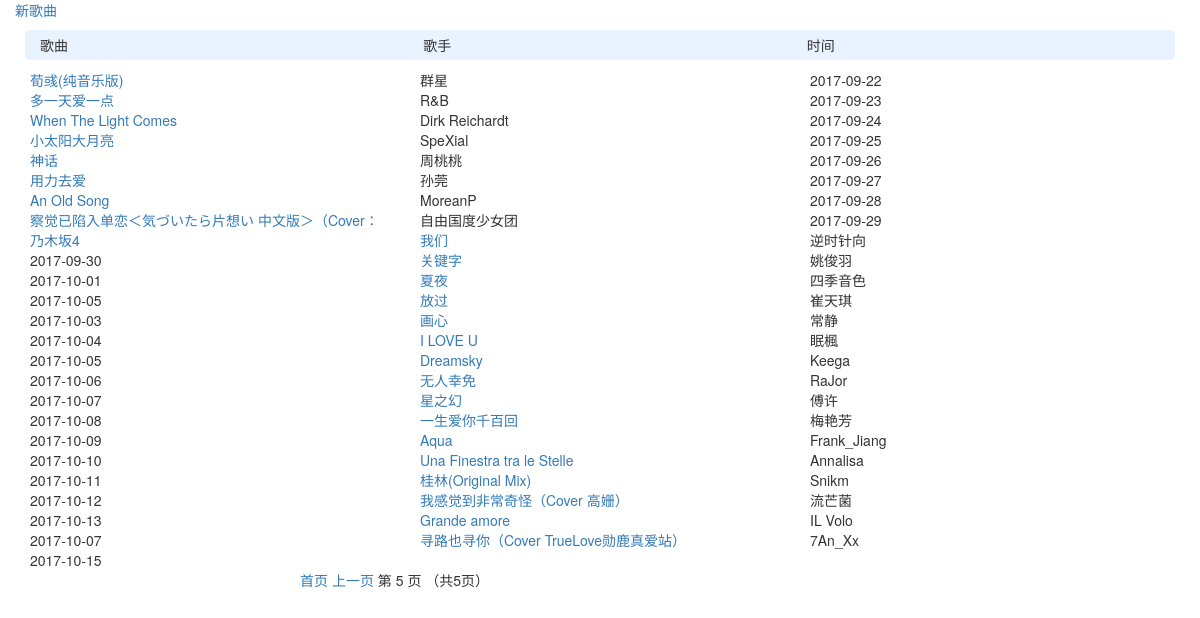
The page /list/index/?page=6 on the database as committed earlier.
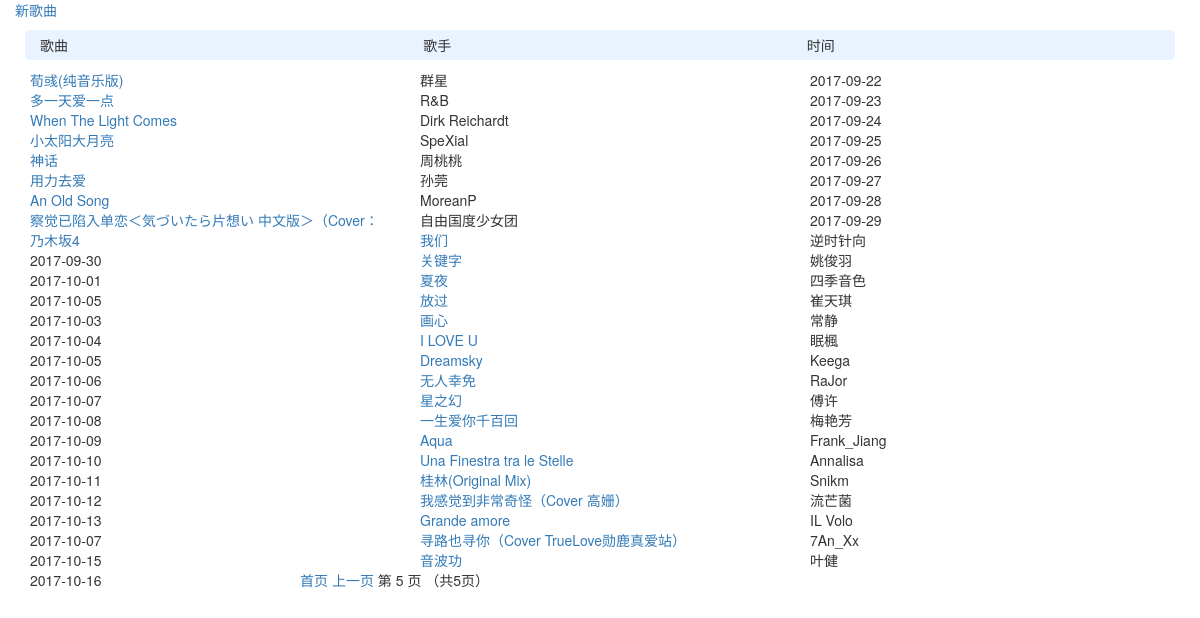
The same page on the database as committed later.
### list/models.py (models this page shows)
class Article(models.Model):
    song_name = models.CharField('歌名', max_length=32, null=False)
    singer = models.CharField('歌手', max_length=32, null=True)
    createTime = models.DateTimeField('添加时间', auto_now=True)

### list/views.py (the view)
def index(request):
    articles_list = models.Article.objects.all()
    paginator = Paginator(articles_list, 25)# Show 25 contacts per page
    pages = paginator.count
    page = request.GET.get('page')
    try:
        articles = paginator.page(page)
    except PageNotAnInteger:
        articles = paginator.page(1)
    except EmptyPage:
        articles = paginator.page(paginator.num_pages)
    return render(request, 'list/index.html', {'articles': articles})

### list/templates/list/index.html (shortened to what this page needs)
<!DOCTYPE html>
<html lang="en">
<head>
    <link rel="stylesheet" href="https://maxcdn.bootstrapcdn.com/bootstrap/3.3.4/css/bootstrap.min.css">
    <link rel="stylesheet" href="https://maxcdn.bootstrapcdn.com/bootstrap/3.3.4/css/bootstrap-theme.min.css">
</head>
<body>
    <div  class="col-md-12" style="height: 550px;">
        <a href="{% url 'list:edit_page' 0 %}">新歌曲</a>  <br/>
        <div class="title">
            <span class="col-md-4 inline">歌曲</span>
            <span class="col-md-4 inline">歌手</span>
            <span class="col-md-4 inline">时间</span>
        </div>
    {% for article in articles %}
        <div>
            <a class="col-md-4 inline" href="{% url 'list:article_page' article.id %}">{{article.song_name }}</a>
            <span class="col-md-4 inline">{{article.singer }}</span>
            <span class="col-md-4 inline">{{article.createTime|date:"Y-m-d" }}</span>
        </div>
    {% endfor %}
    </div>
    <div class="pagination" style="position:relative; left:300px;">
            <span class="step-links">
                {% if articles.has_previous %}
                    <a href="?page=1">首页</a>
                    <a href="?page={{ articles.previous_page_number }}">上一页</a>
                {% endif %}
                <span class="current">
                    第 {{ articles.number }} 页 （共{{ articles.paginator.num_pages }}页）
                </span>
            </span>
        </div>
</body>
</html>

Rows that differ between the two databases and show on the page:
added Article: song_name "音波功", singer "叶健", createTime "2017-10-16"
